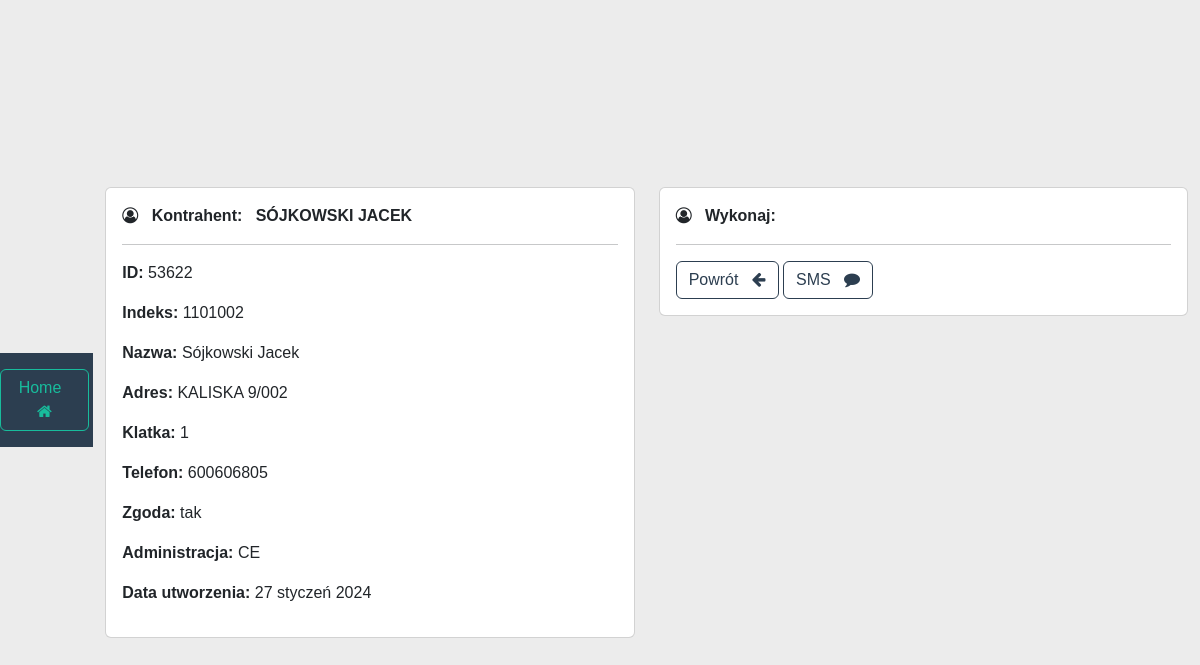
Page /sms/view/53622 (signed in) on the committed database.
### telefony/models.py (models this page shows, shortened)
class Mieszkaniec(models.Model):
    data_utworzenia = models.CharField(max_length=15, blank=True)
    indeks = models.CharField(max_length=7, blank=True)
    nazwa = models.CharField(max_length=255, blank=True)
    adres = models.CharField(max_length=255, blank=True)
    klatka = models.CharField(max_length=2, blank=True)
    telefon = models.CharField(max_length=9, blank=True)
    symbol_budynku = models.CharField(max_length=4, blank=True)
    tak = "tak"
    nie = "nie"
    zgoda_wybor = [
        (tak, "tak"),
        (nie, "nie")
    ]
    zgoda = models.CharField(
        max_length=3,
        choices=zgoda_wybor,
        default=tak,
    )
    ce = "CE"
    nw = "NW"
    ns = "NS"
    administracja_wybor = [
        (ns, "NS"),
        (nw, "NW"),
        (ce, "CE")
    ]
    administracja = models.CharField(
        max_length=2,
        choices=administracja_wybor,
        default=ce,
    )
    content = models.TextField(max_length=160, blank=True, null=True)
    phone = models.TextField(max_length=9, blank=True, null=True)

### sms/views.py (the view)
# urls.py: path("view/<int:pk>", views.view_record_sms, name="sms-view"),
@login_required(login_url="login")
def view_record_sms(request, pk):
    all_records = Mieszkaniec.objects.get(id=pk)
    context = {"record": all_records}
    return render(request, "sms-view.html", context=context)

### sms/templates/sms-view.html (shortened to what this page needs)
{% extends 'base-sms.html' %}
{% block content %}
    <div class="row">
        <div class="col-sm-6 mb-3 mb-sm-0">
            <div class="card">
                <div class="card-body">
                    <i class="fa fa-user-circle-o" aria-hidden="true"></i> &nbsp;
                    <strong>
                        Kontrahent:&nbsp;&nbsp;&nbsp;{{ record.nazwa|upper }}
                    </strong>
                    <hr>
                    <p><strong> ID: </strong> {{ record.id }} </p>
                    <p><strong> Indeks: </strong> {{ record.indeks }} </p>
                    <p><strong> Nazwa: </strong> {{ record.nazwa }} </p>
                    <p><strong> Adres: </strong> {{ record.adres }} </p>
                    <p><strong> Klatka: </strong> {{ record.klatka }} </p>
                    <p><strong> Telefon: </strong> {{ record.telefon }} </p>
                    <p><strong> Zgoda: </strong> {{ record.zgoda }} </p>
                    <p><strong> Administracja: </strong> {{ record.administracja }} </p>
                    <p><strong> Data utworzenia: </strong> {{ record.data_utworzenia }} </p>
                </div>
            </div>
        </div>
        <div class="col-sm-6 mb-3 mb-sm-0">
            <div class="card">
                <div class="card-body">
                    <i class="fa fa-user-circle-o" aria-hidden="true"></i> &nbsp;
                    <strong>
                        Wykonaj:
                    </strong>
                    <hr>
                    <a href="{% url 'dashboard-sms-kontrahent' %}" class="btn btn-outline-primary"> Powrót &nbsp; <i
                            class="fa fa-arrow-left"></i> </a>
                    <a href="{% url 'sms-sms' record.id %}" class="btn btn-outline-primary"> SMS &nbsp; <i
                            class="fa fa-comment"></i> </a>
                </div>
            </div>
        </div>
        <br>
    </div>
{% endblock %}

### static/css/styles.css (style rules this page uses)
* { padding: 0; margin: 0; font-family: 'Poppins', sans-serif; }
body { display: flex; align-items: center; justify-content: center; height: 100vh; width: 100vw; background: #ececec; overflow: hidden; }

### rows in the picture
Mieszkaniec: nazwa "SÓJKOWSKI JACEK", id "53622", indeks "1101002", nazwa "Sójkowski Jacek", adres "KALISKA 9/002", klatka "1", telefon "600606805", zgoda "tak", administracja "CE", data_utworzenia "27 styczeń 2024"
